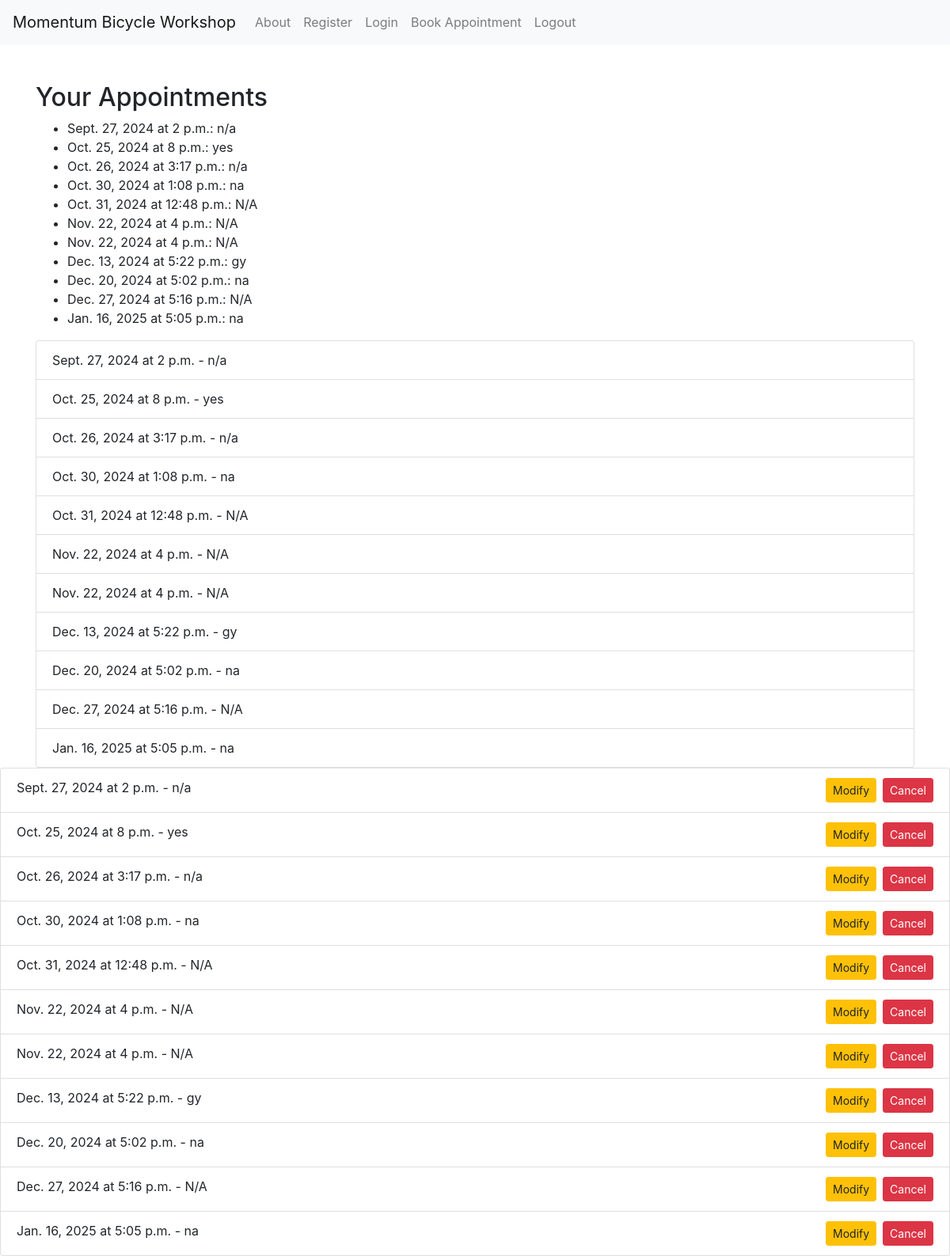
Page /appointment_list/ (signed in) on the earlier database version.
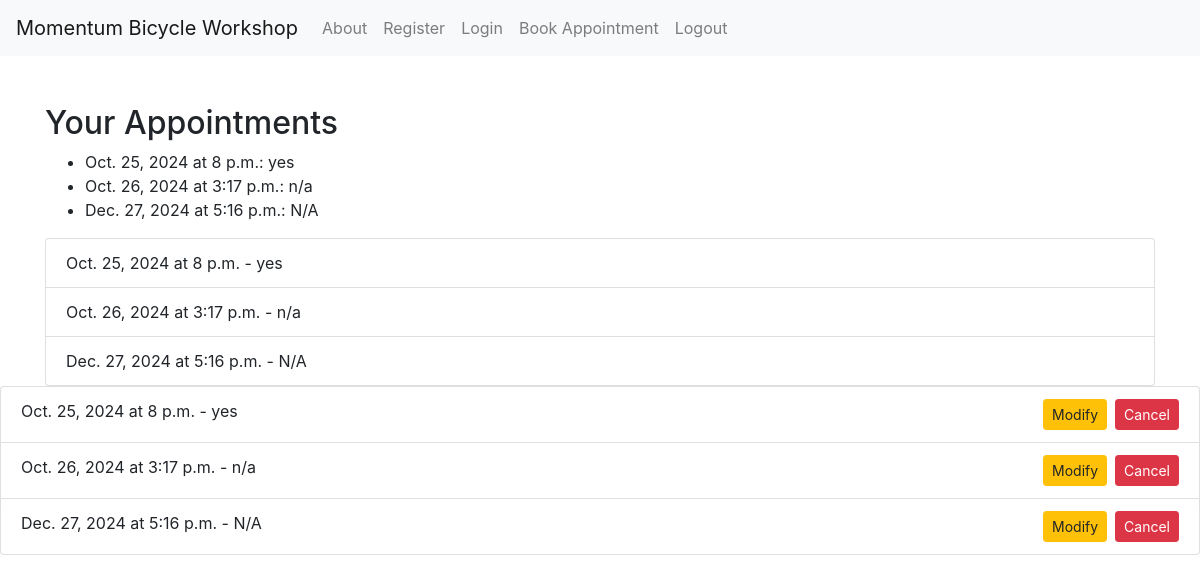
Same page on the later database version.
### myapp/models.py (models this page shows, shortened)
class Appointment(models.Model):
    user = models.ForeignKey(User, on_delete=models.CASCADE)  # Associate the appointment with a user
    date = models.DateField()
    time = models.TimeField()
    description = models.TextField(blank=True)  # Allowing blank descriptions
    photo = models.ImageField(upload_to='photos/', blank=True, null=True)
    class Meta:  # This should be properly indented within the model
        unique_together = ('user', 'date')  # or ('user', 'date', 'time') if you want to prevent double booking at the same time

### myapp/views.py (the view)
# urls.py: path('appointment_list/', views.appointment_list, name='appointment_list'),
@login_required
def appointment_list(request):
    appointments = Appointment.objects.filter(user=request.user).order_by('date', 'time')
    return render(request, 'myapp/appointment_list.html', {'appointments': appointments})

### myapp/templates/myapp/appointment_list.html (shortened to what this page needs)
<!DOCTYPE html>
<html lang="en">
<head>
    <link rel="stylesheet" href="https://maxcdn.bootstrapcdn.com/bootstrap/4.5.2/css/bootstrap.min.css">
</head>
<body>
    {% include 'myapp/navbar.html' %}
    <div class="container mt-5">
        <h2>Your Appointments</h2>
        {% if appointments %}
        <ul>
            {% for appointment in appointments %}
            <li>{{ appointment.date }} at {{ appointment.time }}: {{ appointment.description }}</li>
            {% endfor %}
        </ul>
        {% else %}
        <p>No appointments found.</p>
        {% endif %}
        <ul class="list-group">
            {% for appointment in appointments %}
            <li class="list-group-item">
                {{ appointment.date }} at {{ appointment.time }} - {{ appointment.description }}
            </li>
            {% empty %}
            <li class="list-group-item">No appointments booked.</li>
            {% endfor %}
        </ul>
    </div>
    <ul class="list-group">
        {% for appointment in appointments %}
        <li class="list-group-item">
            {{ appointment.date }} at {{ appointment.time }} - {{ appointment.description }}
            <a href="{% url 'cancel_appointment' appointment.id %}"
                class="btn btn-danger btn-sm float-right ml-2">Cancel</a>
            <a href="{% url 'modify_appointment' appointment.id %}"
                class="btn btn-warning btn-sm float-right">Modify</a>
        </li>
        {% empty %}
        <li class="list-group-item">No appointments booked.</li>
        {% endfor %}
    </ul>
</body>
</html>

### myapp/templates/myapp/navbar.html
<nav class="navbar navbar-expand-lg navbar-light bg-light">
    <a class="navbar-brand" href="{% url 'home' %}">Momentum Bicycle Workshop</a>
    <div class="collapse navbar-collapse">
        <ul class="navbar-nav mr-auto">
            <li class="nav-item"><a class="nav-link" href="{% url 'about' %}">About</a></li>
            <li class="nav-item"><a class="nav-link" href="{% url 'register' %}">Register</a></li>
            <li class="nav-item"><a class="nav-link" href="{% url 'login' %}">Login</a></li>
            {% if user.is_authenticated %}
                <li class="nav-item"><a class="nav-link" href="{% url 'book_appointment' %}">Book Appointment</a></li>
                <li class="nav-item"><a class="nav-link" href="{% url 'logout' %}">Logout</a></li>
            {% endif %}
        </ul>
    </div>
</nav>

Differences in the rows shown:
removed Appointment: date "Sept. 27, 2024", time "2 p.m.", description "n/a"
removed Appointment: date "Oct. 30, 2024", time "1:08 p.m.", description "na"
removed Appointment: date "Oct. 31, 2024", time "12:48 p.m.", description "N/A"
removed Appointment: date "Nov. 22, 2024", time "4 p.m.", description "N/A"
removed Appointment: date "Nov. 22, 2024", time "4 p.m.", description "N/A"
removed Appointment: date "Dec. 13, 2024", time "5:22 p.m.", description "gy"
removed Appointment: date "Dec. 20, 2024", time "5:02 p.m.", description "na"
removed Appointment: date "Jan. 16, 2025", time "5:05 p.m.", description "na"
